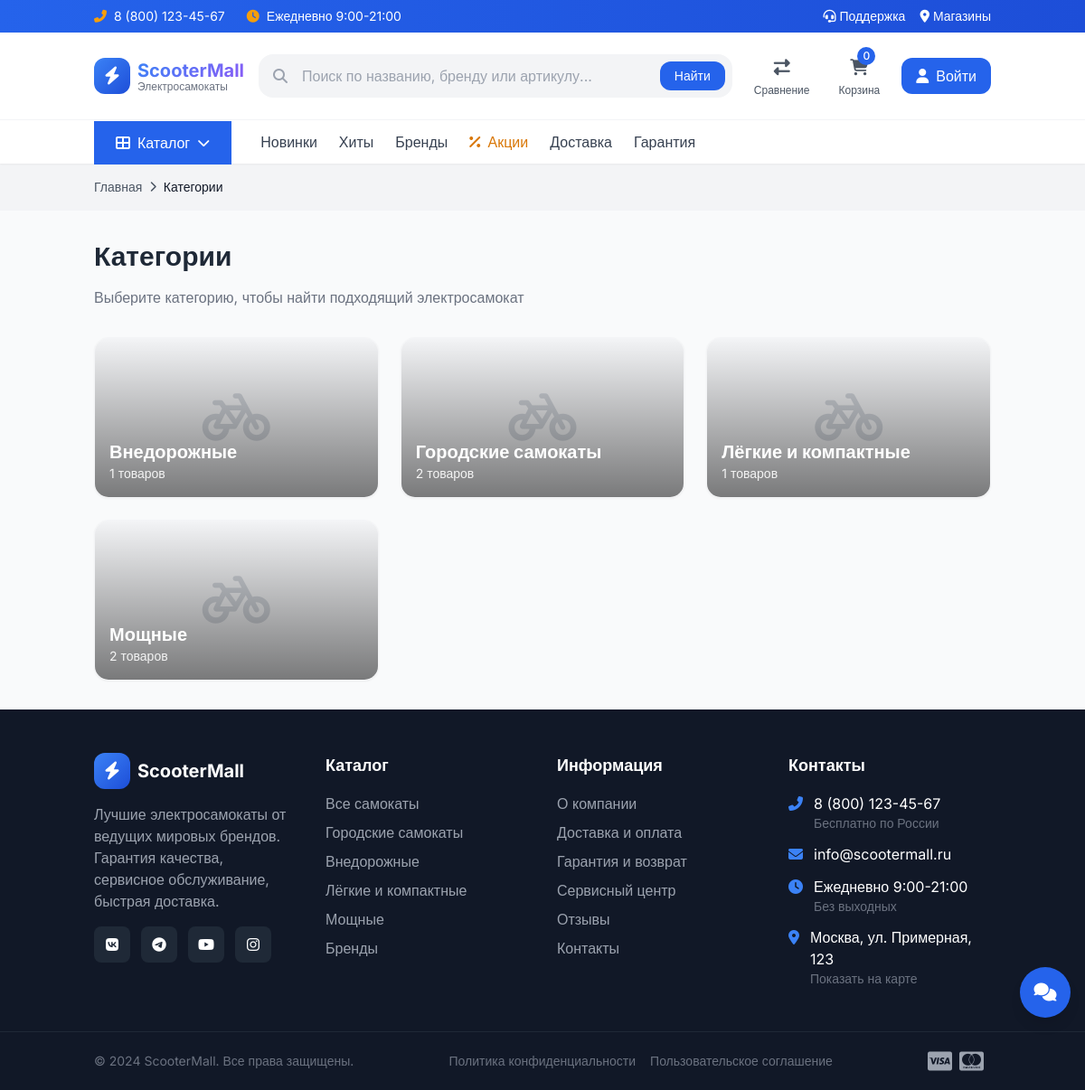
Page /categories/ on the committed database.
### shop/models.py (models this page shows, shortened)
class Category(models.Model):
    name = models.CharField('Название', max_length=100)
    slug = models.SlugField('Slug', unique=True)
    description = models.TextField('Описание', blank=True)
    image = models.ImageField('Изображение', upload_to='categories/', blank=True)
    parent = models.ForeignKey(
        'self',
        on_delete=models.CASCADE,
        null=True,
        blank=True,
        related_name='children',
        verbose_name='Родительская категория'
    )
    is_active = models.BooleanField('Активна', default=True)
    order = models.PositiveIntegerField('Порядок', default=0)
    class Meta:
        verbose_name = 'Категория'
        verbose_name_plural = 'Категории'
        ordering = ['order', 'name']
    def get_absolute_url(self):
      return reverse('shop:category_detail', kwargs={'category_slug': self.slug})

### shop/views.py (the view)
# urls.py: path('categories/', views.CategoryListView.as_view(), name='category_list'),
class CategoryListView(ListView):
    model = Category
    template_name = 'shop/category_list.html'
    context_object_name = 'categories'
    def get_queryset(self):
        return Category.objects.filter(is_active=True, parent=None).prefetch_related('children')

### cart/context_processors.py (called while the page is built)
def cart_context(request):
    cart = None
    cart_items_count = 0
    cart_total = 0
    if request.user.is_authenticated:
        try:
            cart = Cart.objects.prefetch_related('items__product').get(user=request.user)
        except Cart.DoesNotExist:
            pass
    else:
        session_id = request.session.session_key
        if session_id:
            try:
                cart = Cart.objects.prefetch_related('items__product').get(session_id=session_id, user=None)
            except Cart.DoesNotExist:
                pass
    if cart:
        cart_items_count = cart.total_items
        cart_total = cart.total_price
    return {
        'cart': cart,
        'cart_items_count': cart_items_count,
        'cart_total': cart_total,
    }

### shop/context_processors.py (called while the page is built)
def compare_context(request):
    compare_list = request.session.get('compare_list', [])
    compare_count = len(compare_list)
    return {
        'compare_count': compare_count,
        'compare_list': compare_list,
    }

### templates/shop/category_list.html (shortened to what this page needs)
{% extends 'base.html' %}
{% block content %}
<div class="bg-gray-100 py-4">
    <div class="container mx-auto px-4">
        <nav class="flex items-center gap-2 text-sm text-gray-600">
            <a href="{% url 'shop:home' %}" class="hover:text-primary-600">Главная</a>
            <i class="fas fa-chevron-right text-xs"></i>
            <span class="text-gray-900">Категории</span>
        </nav>
    </div>
</div>
<div class="container mx-auto px-4 py-8">
    <h1 class="text-3xl font-bold mb-4">Категории</h1>
    <p class="text-gray-500 mb-8">Выберите категорию, чтобы найти подходящий электросамокат</p>
    <div class="grid grid-cols-1 md:grid-cols-2 lg:grid-cols-3 gap-4 md:gap-6">
        {% for category in categories %}
        <a href="{{ category.get_absolute_url }}" class="bg-white rounded-2xl shadow-sm border border-gray-100 overflow-hidden hover:shadow-lg hover:border-primary-300 transition-all group">
            <div class="aspect-video bg-gray-100 relative overflow-hidden">
                {% if category.image %}
                <img src="{{ category.image.url }}" alt="{{ category.name }}" class="w-full h-full object-cover group-hover:scale-105 transition-transform duration-500">
                {% else %}
                <div class="w-full h-full flex items-center justify-center">
                    <i class="fas fa-bicycle text-gray-300 text-6xl"></i>
                </div>
                {% endif %}
                <div class="absolute inset-0 bg-gradient-to-t from-black/50 to-transparent"></div>
                <div class="absolute bottom-4 left-4 text-white">
                    <h3 class="text-xl font-bold">{{ category.name }}</h3>
                    <p class="text-sm opacity-90">{{ category.products.count }} товаров</p>
                </div>
            </div>
        </a>
        {% empty %}
        <div class="col-span-full text-center py-16">
            <i class="fas fa-th-large text-gray-300 text-6xl mb-4"></i>
            <p class="text-gray-500">Категории скоро появятся</p>
        </div>
        {% endfor %}
    </div>
</div>
{% endblock %}

### templates/base.html (style rules this page uses)
html { scroll-behavior: smooth; }

### rows in the picture
Category: name "Внедорожные", products.count "1"
Category: name "Городские самокаты", products.count "2"
Category: name "Лёгкие и компактные", products.count "1"
Category: name "Мощные", products.count "2"

### other values in the picture
{{ cart_items_count|default:0 }} "0"
